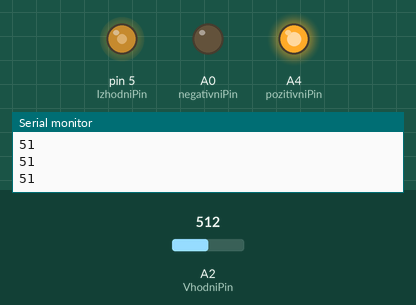
Recording of a sketch running on a simulated Arduino Uno, built with avr-gcc and run on an emulated ATmega328P. Shown: output pins drawn as LEDs (lit = HIGH), the last lines printed to the serial monitor. The inputs (shaded band) are chosen by the test bench; at power-on: A2 (VhodniPin) = 512.

Above: at 1.2 s.
1.3 s: A2 (VhodniPin) set to 716
At 2.1 s:
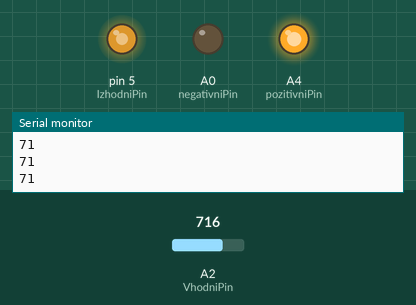
2.8 s: A2 (VhodniPin) set to 900
At 3.4 s:
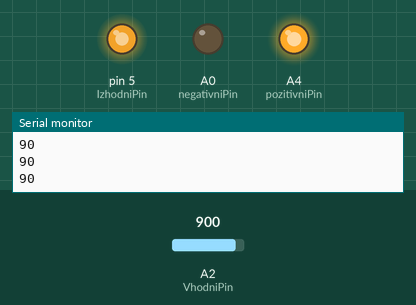
4.3 s: A2 (VhodniPin) set to 122
At 5.5 s:
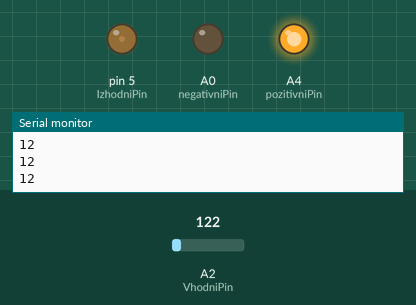
5.8 s: A2 (VhodniPin) set to 0
At 6.8 s:
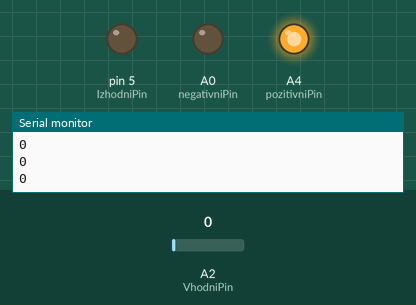
Timing chart, 0 to 8.3 s (numbered marks = the images above; inputs shaded):
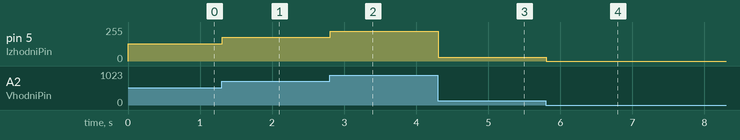

The sketch:

generatorPWM_osnovni_serial_speedController.ino
```cpp
int VhodniPin = A2;     //napetostni delilnik priključimo na analogni pin
int IzhodniPin = 5;     //izhodni signal na pinu 5
int pozitivniPin = A4;  //pozitivna stran potenciometra
int negativniPin = A0;  //negativna stran potenciometra

int beri();              //funkcije
void pisi();
int porocaj();
void normalnaUporaba();


void setup() {

  pinMode(VhodniPin, INPUT);         // vhod

  pinMode(IzhodniPin, OUTPUT);       //izhod

  pinMode(pozitivniPin, OUTPUT);     //potenciometer
  pinMode(negativniPin, OUTPUT);
  digitalWrite(pozitivniPin, HIGH);
  digitalWrite(negativniPin, LOW);

  digitalWrite(5, LOW);              //zaščita pred nenamernim visokim stanjem

  Serial.begin(9600);

}

void loop() {

  normalnaUporaba();
}

int beri() {

  int PrebranaVrednost = analogRead(VhodniPin);
  float x = PrebranaVrednost /= 4;

  if (x < 4){
    x = 0;
  }
  return x;
}

void pisi() {

  analogWrite(IzhodniPin, beri());
}

int porocaj(int vhod){

  vhod *= 4;
  vhod /= 10;
  if (vhod > 100){
    vhod = 100;
  }

  return vhod;
}


void normalnaUporaba(){

  beri();
  pisi();
  Serial.println(porocaj(beri()));
  delay(10);

}
```

Measured:
- after the input at 1.3 s, pin 5 (IzhodniPin): 128/255 → 179/255 at once
- after the input at 2.8 s, pin 5 (IzhodniPin): 179/255 → 225/255 at once
- after the input at 4.3 s, pin 5 (IzhodniPin): 225/255 → 30/255 at once
- after the input at 5.8 s, pin 5 (IzhodniPin): 30/255 → 0/255 at once
